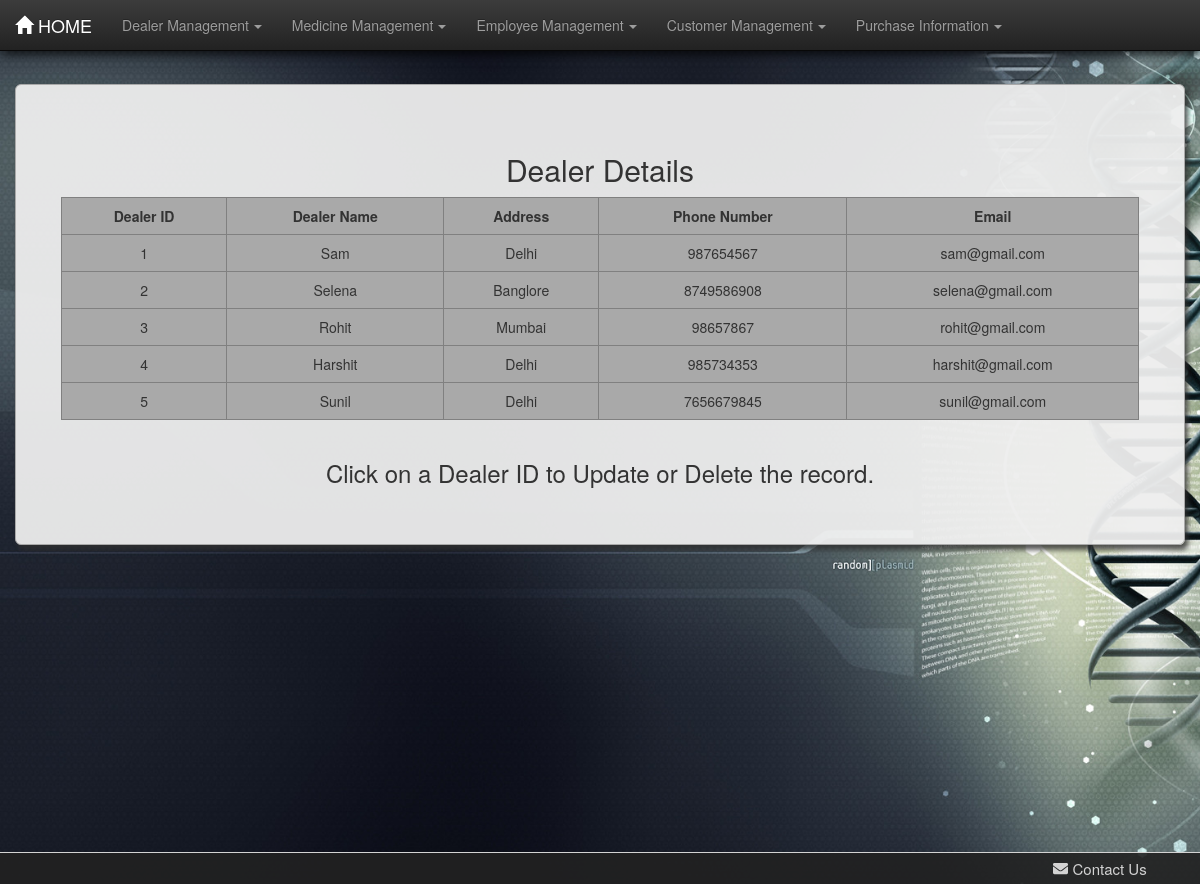
/pharma/dealertable/, run on the app's committed database.
### pharma/models.py (models this page shows, shortened)
class Dealer(models.Model):
    dname = models.CharField(max_length=30)
    address = models.CharField(max_length=100)
    phn_no = models.BigIntegerField(unique=True)
    email = models.CharField(max_length=50)

### pharma/views.py (the view)
def dealertable(request):
    dealer = Dealer.objects.all()
    dict = {"dealer": dealer}
    return render(request, 'pharma/dealertable.html', dict)

### pharma/templates/pharma/dealertable.html (shortened to what this page needs)
{% load staticfiles %}
<!DOCTYPE html>
<html lang="en">
<head>
    <link rel="stylesheet" href="{% static 'pharma/css/bootstrap.min.css' %}">
    <link rel="stylesheet" href="{% static 'pharma/css/bootstrap-theme.min.css' %}">
    <link rel="stylesheet" href="{% static 'pharma/css/style.css' %}">
</head>
<body>
<nav class="navbar navbar-inverse navbar-fixed-top">
    <div class="container-fluid">
        <div class="navbar-header">
            <a href="/pharma/" class="navbar-brand"><span
                    class="glyphicon glyphicon glyphicon-home"></span>&nbsp;HOME</a>
        </div>
        <div class="collapse navbar-collapse" id="thisnav">
            <ul class="nav navbar-nav">
                <li class="dropdown"><a href="#" class="dropdown-toggle" data-toggle="dropdown">Dealer Management<b
                        class="caret"></b></a>
                </li>
                <li class="dropdown"><a href="#" class="dropdown-toggle" data-toggle="dropdown">Medicine Management<b
                        class="caret"></b></a>
                </li>
                <li class="dropdown"><a href="#" class="dropdown-toggle" data-toggle="dropdown">Employee Management<b
                        class="caret"></b></a>
                </li>
                <li class="dropdown"><a href="#" class="dropdown-toggle" data-toggle="dropdown">Customer Management<b
                        class="caret"></b></a>
                </li>
                <li class="dropdown"><a href="#" class="dropdown-toggle" data-toggle="dropdown">Purchase Information<b
                        class="caret"></b></a>
                </li>
            </ul>
        </div>
    </div>
</nav>
<div class="container-fluid martop7">
    <div class="jumbotron jumcust">
        <h2>Dealer Details</h2>
        <div class="row">
            <div class="col-md-1">
            </div>
            <table border="1" class="table table-responsive table-hover col-md-10">
                <tr>
                    <th>Dealer ID</th>
                    <th>Dealer Name</th>
                    <th>Address</th>
                    <th>Phone Number</th>
                    <th>Email</th>
                </tr>
                {% for foo in dealer %}
                    <tr>
                        <td class="idlink"><a href="/pharma/dealerformview{{ foo.id }}/">{{ foo.id }}</a></td>
                        <td>{{ foo.dname }}</td>
                        <td>{{ foo.address }}</td>
                        <td>{{ foo.phn_no }}</td>
                        <td>{{ foo.email }}</td>
                    </tr>
                {% endfor %}
            </table>
        </div>
        <footer><h3>Click on a Dealer ID to Update or Delete the record.</h3></footer>
    </div>
</div>
<footer id="contact" class="container-fluid text-center">
    <div class="row">
        <div class="left-footer col-lg-6">
        </div>
        <div class="col-lg-4"></div>
        <div class="right-footer col-lg-2">
            <span class="linkto" data-toggle="modal" data-target="#modalContactForm"><i
                    class="fa fa-envelope prefix mr-1"></i> Contact Us</span>
        </div>
    </div>
</footer>
</body>
</html>

### pharma/static/pharma/css/style.css (style rules this page uses)
body { background-image: url("images/bghome.jpg"); background-size: cover; background-attachment: fixed; min-height: 100vh; }
.caret { margin-left: 5px; }
table { text-align: center; border-collapse: collapse; background-color: darkgray; }
th { text-align: center; }
.martop7 { margin-top: 7%; }
.jumcust { box-shadow: 3px 5px 5px rgba(47, 47, 47, 0.8); border: 1px solid darkgrey; border-radius: 0px; text-align: center; background-color: rgba(238, 238, 238, 0.95); }
.table>tbody>tr>td, .table>tbody>tr>th { border-top: none; }
a:link { text-decoration: none; color: #333; }
#contact { padding-top: 0.5rem; padding-bottom: 0.5rem; border-top: 1px solid; background-color: rgba(34, 34, 34, 0.9); color: lightgray; font-size: 1.5rem; position: fixed; left: 0; bottom: 0; width: 100%; }
.linkto { cursor: pointer; }
.navbar { box-shadow: 2px 3px 10px rgba(0, 0, 0, 0.8); }

### data on the page
Dealer: id "1", dname "Sam", address "Delhi", phn_no "987654567", email "sam@gmail.com"
Dealer: id "2", dname "Selena", address "Banglore", phn_no "8749586908", email "selena@gmail.com"
Dealer: id "3", dname "Rohit", address "Mumbai", phn_no "98657867", email "rohit@gmail.com"
Dealer: id "4", dname "Harshit", address "Delhi", phn_no "985734353", email "harshit@gmail.com"
Dealer: id "5", dname "Sunil", address "Delhi", phn_no "7656679845", email "sunil@gmail.com"
